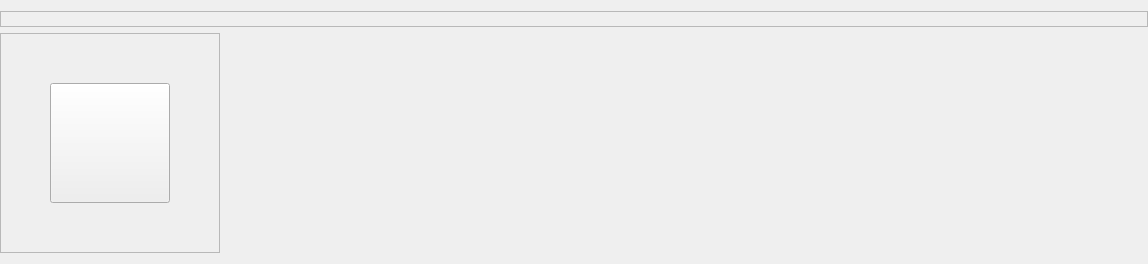
            <widget class="QWidget" name="scrollAreaWidgetContents">
             <property name="geometry">
              <rect>
               <x>0</x>
               <y>0</y>
               <width>1148</width>
               <height>264</height>
              </rect>
             </property>
             <layout class="QVBoxLayout" name="verticalLayout_4" stretch="0,1">
              <property name="leftMargin">
               <number>0</number>
              </property>
              <property name="topMargin">
               <number>11</number>
              </property>
              <property name="rightMargin">
               <number>0</number>
              </property>
              <property name="bottomMargin">
               <number>11</number>
              </property>
              <item>
               <widget class="QFrame" name="frameCortesContainer">
                <property name="sizePolicy">
                 <sizepolicy hsizetype="Expanding" vsizetype="Expanding">
                  <horstretch>0</horstretch>
                  <verstretch>0</verstretch>
                 </sizepolicy>
                </property>
                <property name="minimumSize">
                 <size>
                  <width>0</width>
                  <height>0</height>
                 </size>
                </property>
                <property name="maximumSize">
                 <size>
                  <width>16777215</width>
                  <height>16777215</height>
                 </size>
                </property>
                <property name="frameShape">
                 <enum>QFrame::Shape::StyledPanel</enum>
                </property>
                <property name="frameShadow">
                 <enum>QFrame::Shadow::Raised</enum>
                </property>
                <layout class="QVBoxLayout" name="verticalLayout_6">
                 <property name="spacing">
                  <number>8</number>
                 </property>
                 <property name="leftMargin">
                  <number>0</number>
                 </property>
                 <property name="topMargin">
                  <number>7</number>
                 </property>
                 <property name="rightMargin">
                  <number>0</number>
                 </property>
                 <property name="bottomMargin">
                  <number>7</number>
                 </property>
                </layout>
               </widget>
              </item>
              <item>
               <widget class="QFrame" name="frameButton">
                <property name="minimumSize">
                 <size>
                  <width>220</width>
                  <height>220</height>
                 </size>
                </property>
                <property name="maximumSize">
                 <size>
                  <width>220</width>
                  <height>220</height>
                 </size>
                </property>
                <property name="frameShape">
                 <enum>QFrame::Shape::StyledPanel</enum>
                </property>
                <property name="frameShadow">
                 <enum>QFrame::Shadow::Raised</enum>
                </property>
                <layout class="QGridLayout" name="gridLayout_28">
                 <property name="leftMargin">
                  <number>30</number>
                 </property>
                 <property name="rightMargin">
                  <number>30</number>
                 </property>
                 <item row="0" column="0">
                  <widget class="QPushButton" name="btnAgregarCorte">
                   <property name="minimumSize">
                    <size>
                     <width>120</width>
                     <height>120</height>
                    </size>
                   </property>
                   <property name="maximumSize">
                    <size>
                     <width>120</width>
                     <height>120</height>
                    </size>
                   </property>
                   <property name="icon">
                    <iconset resource="resources.qrc">
                     <normaloff>:/icons/images/BUTTON.png</normaloff>:/icons/images/BUTTON.png</iconset>
                   </property>
                   <property name="iconSize">
                    <size>
                     <width>64</width>
                     <height>64</height>
                    </size>
                   </property>
                  </widget>
                 </item>
                </layout>
               </widget>
              </item>
             </layout>
            </widget>
